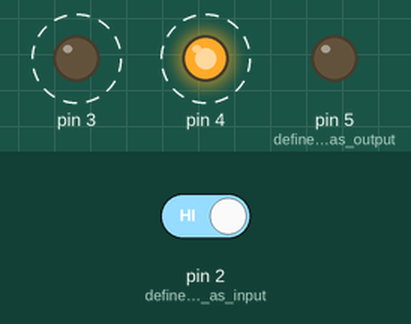
Simulated run of this sketch. Board: Arduino Uno, built with avr-gcc and run on an emulated ATmega328P. On the bench: output pins drawn as LEDs (lit = HIGH). Dashed ring = blinking. The inputs (shaded band) are chosen by the test bench; at power-on: pin 2 (define_pin_2_as_input) HIGH.

Above: at 2.8 s.
2.9 s: pin 2 (define_pin_2_as_input) driven LOW
At 3.7 s:
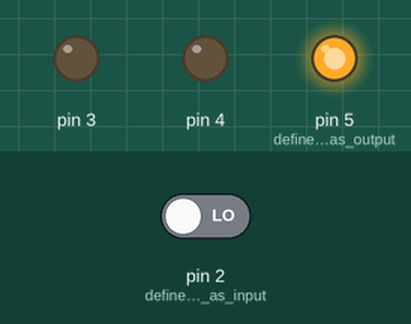
4.5 s: pin 2 (define_pin_2_as_input) driven HIGH
At 4.8 s:
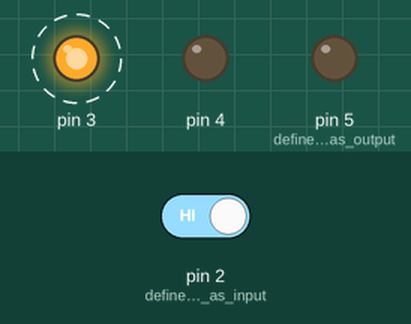
Timing chart, 0 to 14.5 s (numbered marks = the images above; inputs shaded):
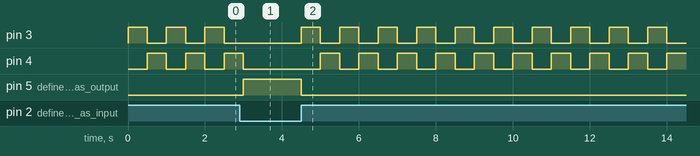

The sketch:

02_LED_and_switch_interface.ino
```cpp
int switchState = 0;

void setup() {
  pinMode(5, OUTPUT); // define pin 5 as output
  pinMode(4, OUTPUT);
  pinMode(3, OUTPUT);
  pinMode(2, INPUT); // define pin 2 as input
}

void loop() {
  switchState = digitalRead(2); // check voltage on pin 2

  if (switchState == LOW) { // if the button is NOT pressed
    digitalWrite(5, HIGH); // green LED on
    digitalWrite(4, LOW); // yellow LED off
    digitalWrite(3, LOW); // red LED off
  }

  else { // if the button is pressed
    digitalWrite(5, LOW); // green LED off
    digitalWrite(4, LOW); // yellow LED off
    digitalWrite(3, HIGH); // red LED on

    delay(500); // wait for 500 ms

    digitalWrite(5, LOW); // green LED on
    digitalWrite(4, HIGH); // yellow LED off
    digitalWrite(3, LOW); // red LED off

    delay(500); // wait for 500 ms
  }

} // go back to beginning of the loop
```

Measured:
- after the input at 2.9 s, pin 3: stays LOW (without the input it goes to HIGH after 0.10 s); pin 4: goes on until 3.0 s, then stays LOW; pin 5 (define_pin_5_as_output): LOW → HIGH after 0.10 s
- after the input at 4.5 s, pin 3: alternates HIGH for 0.50 s and LOW for 0.50 s, starting at once; pin 4: alternates HIGH for 0.50 s and LOW for 0.50 s, starting after 0.50 s; pin 5 (define_pin_5_as_output): HIGH → LOW at once
- by itself, pin 3, pin 4: alternates HIGH for 0.50 s and LOW for 0.50 s
